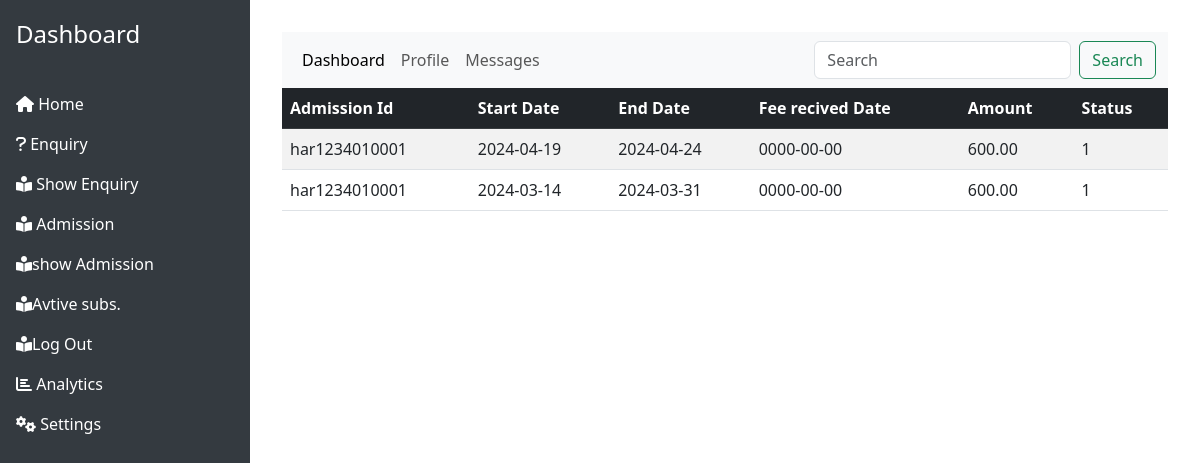
The page /view_subscribe.php?All_subscribed=har1234010001 (signed in) on the database its author committed.
### tables this page shows
CREATE TABLE `subscriber` (
  `subid` int(11) NOT NULL,
  `admission_id` varchar(30) DEFAULT NULL,
  `start_date` date DEFAULT NULL,
  `end_date` date DEFAULT NULL,
  `feereciveddate` date DEFAULT NULL,
  `amount` decimal(10,2) DEFAULT NULL,
  `status` tinyint(1) NOT NULL
);

### dao.php (called while the page is built, shortened)
<?php
$servername = "localhost";
$username = "root";
$password = "";
$dbname = "lib";
$conn = mysqli_connect($servername, $username, $password, $dbname);
function fetchAll($result)
{
    $rows = array();
    while ($row = mysqli_fetch_assoc($result)) {
        $rows[] = $row;
    }
    return $rows;
}
function selectByCondition($table, $condition)
{
    global $conn;
    $sql = "select * from $table where $condition";
    $result = mysqli_query($conn, $sql);
    return $rows = fetchAll($result);
}

### view_subscribe.php (the view, shortened to what this page needs)
<?php
if(isset($_SESSION['people'])){
?>
<?php require_once('dao.php');?>
<?php require_once('header.php');?>
    <div class="table-responsive">
        <table class="table table-striped table-hover">
        <thead class="table table-dark">
            <tr>
            <th>Admission Id</th>
                <th>Start Date</th>
                <th>End Date</th>
                <th>Fee recived Date</th>
                <th>Amount</th>
                <th>Status</th>
            </tr>
        </thead>
        <tbody>
            <?php
            $table="subscriber";
            $all_sub=$_GET['All_subscribed'];
            $row=selectByCondition($table,"admission_id='$all_sub'");
            for($i=0;$i<count($row);$i++){
            ?>
            <tr>
                <td><?php echo $row[$i]["admission_id"];?></td>
                <td><?php echo $row[$i]["start_date"];?></td>
                <td><?php echo $row[$i]["end_date"];?></td>
                <td><?php echo $row[$i]["feereciveddate"];?></td>
                <td><?php echo $row[$i]["amount"];?></td>
                <td><?php echo $row[$i]["status"];?></td>
            </tr>
            <?php }?>
        </tbody>
        </table>
    </div>
<?php
}else{
  header("location:login.php?error=please login first");
}
?>

### rows shown on the page
subscriber: admission "har1234010001", start_date "2024-04-19", end_date "2024-04-24", feereciveddate "0000-00-00", amount "600.00", status "1"
subscriber: admission "har1234010001", start_date "2024-03-14", end_date "2024-03-31", feereciveddate "0000-00-00", amount "600.00", status "1"
